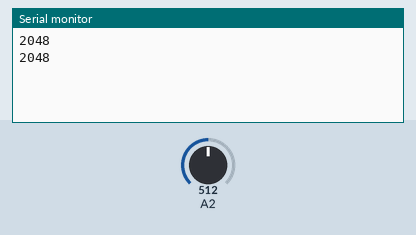
A sketch run on a simulated Arduino Zero (SAMD21). On the bench: the last lines printed to the serial monitor. The test bench sets the inputs (shaded band); at power-on: A2 = 512 (analog values on the 0–1023 scale).

Above: at 2.2 s.
2.3 s: A2 set to 716
At 3.6 s:
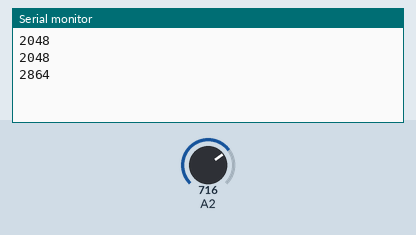
3.8 s: A2 set to 900
At 4.8 s:
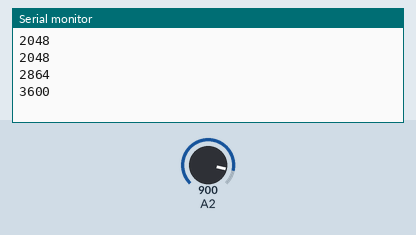
Timing chart, 0 to 6.8 s (numbered marks = the images above; inputs shaded):
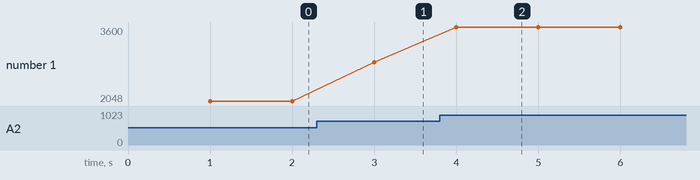

The sketch:

Potenciometro.ino
```cpp
const int poten = 2;
int valor = 0;


void setup() {
  Serial.begin(115200);
  pinMode(2,INPUT);
  analogReadResolution(12);
  delay(1000);
}

void loop() {
  valor = analogRead(poten);
//  Serial.print("Potenciometro: ");
  Serial.println(valor);

  delay(1000);
}
```

Measured:
- after the input at 2.3 s, the serial monitor: prints a new line after 0.70 s (image 1)
- after the input at 3.8 s, the serial monitor: prints a new line after 0.20 s (image 2)
- plotted number 1: 2048 → 2864 after the input at 2.3 s, 2864 → 3600 after the input at 3.8 s
